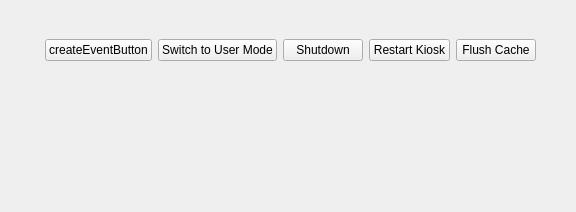
<?xml version="1.0" encoding="UTF-8"?>
<ui version="4.0">
 <class>AdminTopBar</class>
 <widget class="QWidget" name="AdminTopBar">
  <property name="geometry">
   <rect>
    <x>0</x>
    <y>0</y>
    <width>576</width>
    <height>212</height>
   </rect>
  </property>
  <property name="windowTitle">
   <string>Form</string>
  </property>
  <widget class="QWidget" name="horizontalLayoutWidget">
   <property name="geometry">
    <rect>
     <x>10</x>
     <y>10</y>
     <width>561</width>
     <height>80</height>
    </rect>
   </property>
   <layout class="QHBoxLayout" name="horizontalLayout">
    <item>
     <spacer name="horizontalSpacer">
      <property name="orientation">
       <enum>Qt::Horizontal</enum>
      </property>
      <property name="sizeHint" stdset="0">
       <size>
        <width>40</width>
        <height>20</height>
       </size>
      </property>
     </spacer>
    </item>
    <item>
     <widget class="QPushButton" name="createEventButton">
      <property name="sizePolicy">
       <sizepolicy hsizetype="Minimum" vsizetype="Fixed">
        <horstretch>0</horstretch>
        <verstretch>0</verstretch>
       </sizepolicy>
      </property>
      <property name="focusPolicy">
       <enum>Qt::NoFocus</enum>
      </property>
      <property name="text">
       <string>createEventButton</string>
      </property>
     </widget>
    </item>
    <item>
     <widget class="QPushButton" name="toUserButton">
      <property name="sizePolicy">
       <sizepolicy hsizetype="Minimum" vsizetype="Fixed">
        <horstretch>0</horstretch>
        <verstretch>0</verstretch>
       </sizepolicy>
      </property>
      <property name="focusPolicy">
       <enum>Qt::NoFocus</enum>
      </property>
      <property name="text">
       <string>Switch to User Mode</string>
      </property>
     </widget>
    </item>
    <item>
     <widget class="QPushButton" name="shutdownButton">
      <property name="sizePolicy">
       <sizepolicy hsizetype="Minimum" vsizetype="Fixed">
        <horstretch>0</horstretch>
        <verstretch>0</verstretch>
       </sizepolicy>
      </property>
      <property name="focusPolicy">
       <enum>Qt::NoFocus</enum>
      </property>
      <property name="text">
       <string>Shutdown</string>
      </property>
     </widget>
    </item>
    <item>
     <widget class="QPushButton" name="restartButton">
      <property name="sizePolicy">
       <sizepolicy hsizetype="Minimum" vsizetype="Fixed">
        <horstretch>0</horstretch>
        <verstretch>0</verstretch>
       </sizepolicy>
      </property>
      <property name="focusPolicy">
       <enum>Qt::NoFocus</enum>
      </property>
      <property name="text">
       <string>Restart Kiosk</string>
      </property>
     </widget>
    </item>
    <item>
     <widget class="QPushButton" name="flushButton">
      <property name="sizePolicy">
       <sizepolicy hsizetype="Minimum" vsizetype="Fixed">
        <horstretch>0</horstretch>
        <verstretch>0</verstretch>
       </sizepolicy>
      </property>
      <property name="focusPolicy">
       <enum>Qt::NoFocus</enum>
      </property>
      <property name="text">
       <string>Flush Cache</string>
      </property>
     </widget>
    </item>
    <item>
     <spacer name="horizontalSpacer_2">
      <property name="orientation">
       <enum>Qt::Horizontal</enum>
      </property>
      <property name="sizeHint" stdset="0">
       <size>
        <width>40</width>
        <height>20</height>
       </size>
      </property>
     </spacer>
    </item>
   </layout>
  </widget>
 </widget>
 <resources/>
 <connections/>
</ui>
